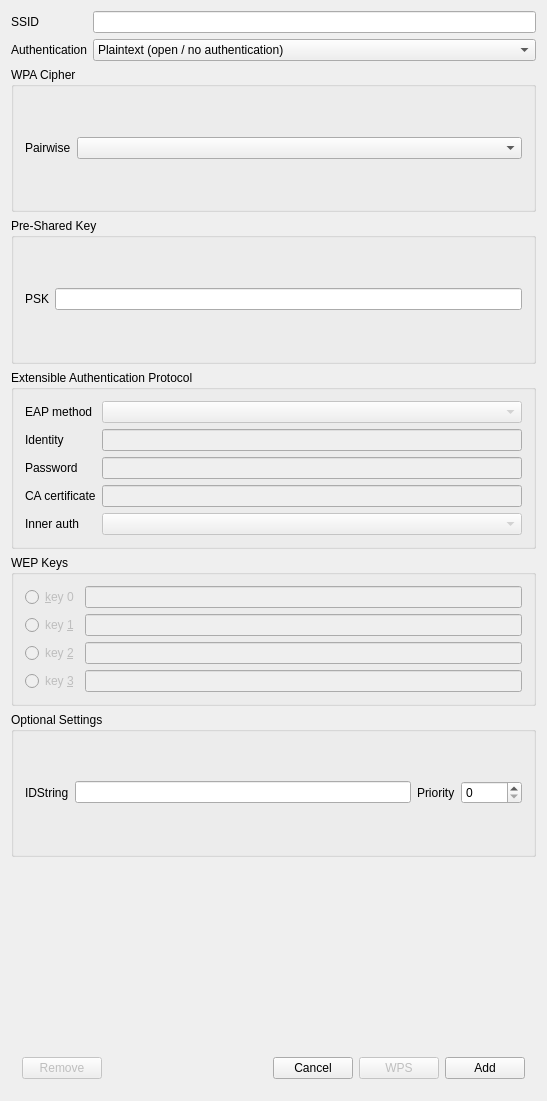
<?xml version="1.0" encoding="UTF-8"?>
<ui version="4.0">
 <class>NetworkConfig</class>
 <widget class="QDialog" name="NetworkConfig">
  <property name="geometry">
   <rect>
    <x>0</x>
    <y>0</y>
    <width>547</width>
    <height>1101</height>
   </rect>
  </property>
  <property name="sizePolicy">
   <sizepolicy hsizetype="Preferred" vsizetype="MinimumExpanding">
    <horstretch>0</horstretch>
    <verstretch>2</verstretch>
   </sizepolicy>
  </property>
  <property name="windowTitle">
   <string>NetworkConfig</string>
  </property>
  <layout class="QGridLayout" name="gridLayout_3">
   <item row="6" column="0" colspan="2">
    <widget class="QGroupBox" name="optionalSettingsBox">
     <property name="enabled">
      <bool>true</bool>
     </property>
     <property name="sizePolicy">
      <sizepolicy hsizetype="Preferred" vsizetype="Minimum">
       <horstretch>0</horstretch>
       <verstretch>0</verstretch>
      </sizepolicy>
     </property>
     <property name="title">
      <string>Optional Settings</string>
     </property>
     <layout class="QGridLayout">
      <item row="0" column="1">
       <widget class="QLineEdit" name="idstrEdit">
        <property name="toolTip">
         <string>Network Identification String</string>
        </property>
       </widget>
      </item>
      <item row="0" column="3">
       <widget class="QSpinBox" name="prioritySpinBox">
        <property name="toolTip">
         <string>Network Priority</string>
        </property>
        <property name="maximum">
         <number>10000</number>
        </property>
        <property name="singleStep">
         <number>10</number>
        </property>
       </widget>
      </item>
      <item row="0" column="0">
       <widget class="QLabel" name="idstrLabel">
        <property name="toolTip">
         <string>Network identifier string for external scripts [id_str=]</string>
        </property>
        <property name="text">
         <string>IDString</string>
        </property>
       </widget>
      </item>
      <item row="0" column="2">
       <widget class="QLabel" name="priorityLabel">
        <property name="toolTip">
         <string>A larger priority value result in sooner use [priority=]</string>
        </property>
        <property name="text">
         <string>Priority</string>
        </property>
       </widget>
      </item>
     </layout>
    </widget>
   </item>
   <item row="4" column="0" colspan="2">
    <widget class="QGroupBox" name="eapBox">
     <property name="sizePolicy">
      <sizepolicy hsizetype="Preferred" vsizetype="Minimum">
       <horstretch>0</horstretch>
       <verstretch>0</verstretch>
      </sizepolicy>
     </property>
     <property name="title">
      <string>Extensible Authentication Protocol</string>
     </property>
     <layout class="QGridLayout" name="gridLayout_2">
      <item row="1" column="1">
       <widget class="QLineEdit" name="identityEdit">
        <property name="enabled">
         <bool>false</bool>
        </property>
        <property name="toolTip">
         <string>Username/Identity for EAP methods</string>
        </property>
       </widget>
      </item>
      <item row="2" column="0">
       <widget class="QLabel" name="passwordLabel">
        <property name="toolTip">
         <string>Password string for EAP [password=]</string>
        </property>
        <property name="text">
         <string>Password</string>
        </property>
       </widget>
      </item>
      <item row="2" column="1">
       <widget class="QLineEdit" name="passwordEdit">
        <property name="enabled">
         <bool>false</bool>
        </property>
        <property name="toolTip">
         <string>Password for EAP methods</string>
        </property>
        <property name="echoMode">
         <enum>QLineEdit::Password</enum>
        </property>
       </widget>
      </item>
      <item row="5" column="1">
       <widget class="QComboBox" name="phase2Select">
        <property name="enabled">
         <bool>false</bool>
        </property>
       </widget>
      </item>
      <item row="0" column="0">
       <widget class="QLabel" name="eapLabel">
        <property name="toolTip">
         <string>List of accepted EAP methods [eap=]</string>
        </property>
        <property name="text">
         <string>EAP method</string>
        </property>
       </widget>
      </item>
      <item row="0" column="1">
       <widget class="QComboBox" name="eapSelect">
        <property name="enabled">
         <bool>false</bool>
        </property>
       </widget>
      </item>
      <item row="1" column="0">
       <widget class="QLabel" name="identityLabel">
        <property name="toolTip">
         <string>Identity string for EAP [identity=]</string>
        </property>
        <property name="text">
         <string>Identity</string>
        </property>
       </widget>
      </item>
      <item row="3" column="0">
       <widget class="QLabel" name="cacertLabel">
        <property name="toolTip">
         <string>Path to CA certificate (PEM/DER) [ca_cert=]</string>
        </property>
        <property name="text">
         <string>CA certificate</string>
        </property>
       </widget>
      </item>
      <item row="3" column="1">
       <widget class="QLineEdit" name="cacertEdit">
        <property name="enabled">
         <bool>false</bool>
        </property>
       </widget>
      </item>
      <item row="5" column="0">
       <widget class="QLabel" name="phase2Label">
        <property name="toolTip">
         <string>Pre-configure Phase 2  parameters [phase2=]</string>
        </property>
        <property name="text">
         <string>Inner auth</string>
        </property>
       </widget>
      </item>
     </layout>
    </widget>
   </item>
   <item row="1" column="1">
    <widget class="QComboBox" name="authSelect">
     <item>
      <property name="text">
       <string>Plaintext (open / no authentication)</string>
      </property>
     </item>
     <item>
      <property name="text">
       <string>Static WEP (no authentication)</string>
      </property>
     </item>
     <item>
      <property name="text">
       <string>Static WEP (Shared Key authentication)</string>
      </property>
     </item>
     <item>
      <property name="text">
       <string>IEEE 802.1X</string>
      </property>
     </item>
     <item>
      <property name="text">
       <string>WPA-Personal (PSK)</string>
      </property>
     </item>
     <item>
      <property name="text">
       <string>WPA-Enterprise (EAP)</string>
      </property>
     </item>
     <item>
      <property name="text">
       <string>WPA2-Personal (PSK)</string>
      </property>
     </item>
     <item>
      <property name="text">
       <string>WPA2-Enterprise (EAP)</string>
      </property>
     </item>
     <item>
      <property name="text">
       <string>Not Set (Defaults to WPA RSN)</string>
      </property>
     </item>
    </widget>
   </item>
   <item row="5" column="0" colspan="2">
    <widget class="QGroupBox" name="wepBox">
     <property name="enabled">
      <bool>true</bool>
     </property>
     <property name="sizePolicy">
      <sizepolicy hsizetype="Preferred" vsizetype="Minimum">
       <horstretch>0</horstretch>
       <verstretch>0</verstretch>
      </sizepolicy>
     </property>
     <property name="toolTip">
      <string>Static WEP keys [wep_key0..3=]</string>
     </property>
     <property name="title">
      <string>WEP Keys</string>
     </property>
     <layout class="QGridLayout" name="_2">
      <item row="1" column="0">
       <widget class="QRadioButton" name="wep1Radio">
        <property name="enabled">
         <bool>false</bool>
        </property>
        <property name="text">
         <string>key &amp;1</string>
        </property>
       </widget>
      </item>
      <item row="0" column="1">
       <widget class="QLineEdit" name="wep0Edit">
        <property name="enabled">
         <bool>false</bool>
        </property>
       </widget>
      </item>
      <item row="1" column="1">
       <widget class="QLineEdit" name="wep1Edit">
        <property name="enabled">
         <bool>false</bool>
        </property>
       </widget>
      </item>
      <item row="3" column="0">
       <widget class="QRadioButton" name="wep3Radio">
        <property name="enabled">
         <bool>false</bool>
        </property>
        <property name="text">
         <string>key &amp;3</string>
        </property>
       </widget>
      </item>
      <item row="2" column="0">
       <widget class="QRadioButton" name="wep2Radio">
        <property name="enabled">
         <bool>false</bool>
        </property>
        <property name="text">
         <string>key &amp;2</string>
        </property>
       </widget>
      </item>
      <item row="2" column="1">
       <widget class="QLineEdit" name="wep2Edit">
        <property name="enabled">
         <bool>false</bool>
        </property>
       </widget>
      </item>
      <item row="0" column="0">
       <widget class="QRadioButton" name="wep0Radio">
        <property name="enabled">
         <bool>false</bool>
        </property>
        <property name="text">
         <string>&amp;key 0</string>
        </property>
       </widget>
      </item>
      <item row="3" column="1">
       <widget class="QLineEdit" name="wep3Edit">
        <property name="enabled">
         <bool>false</bool>
        </property>
       </widget>
      </item>
     </layout>
    </widget>
   </item>
   <item row="3" column="0" colspan="2">
    <widget class="QGroupBox" name="pskBox">
     <property name="sizePolicy">
      <sizepolicy hsizetype="Preferred" vsizetype="Minimum">
       <horstretch>0</horstretch>
       <verstretch>0</verstretch>
      </sizepolicy>
     </property>
     <property name="title">
      <string>Pre-Shared Key</string>
     </property>
     <layout class="QGridLayout" name="gridLayout_1">
      <item row="0" column="0">
       <widget class="QLabel" name="pskLabel">
        <property name="toolTip">
         <string>Pre Shared Key (Password) [psk=]</string>
        </property>
        <property name="text">
         <string>PSK</string>
        </property>
       </widget>
      </item>
      <item row="0" column="1">
       <widget class="QLineEdit" name="pskEdit">
        <property name="enabled">
         <bool>true</bool>
        </property>
        <property name="toolTip">
         <string>WPA/WPA2 pre-shared key or passphrase</string>
        </property>
        <property name="whatsThis">
         <string/>
        </property>
        <property name="text">
         <string/>
        </property>
        <property name="echoMode">
         <enum>QLineEdit::Password</enum>
        </property>
       </widget>
      </item>
     </layout>
    </widget>
   </item>
   <item row="7" column="1">
    <spacer name="verticalSpacer">
     <property name="orientation">
      <enum>Qt::Vertical</enum>
     </property>
     <property name="sizeType">
      <enum>QSizePolicy::Maximum</enum>
     </property>
     <property name="sizeHint" stdset="0">
      <size>
       <width>20</width>
       <height>82</height>
      </size>
     </property>
    </spacer>
   </item>
   <item row="1" column="0">
    <widget class="QLabel" name="authLabel">
     <property name="toolTip">
      <string>List of accepted authenticated key management protocols [key_mgmt=]</string>
     </property>
     <property name="text">
      <string>Authentication</string>
     </property>
    </widget>
   </item>
   <item row="0" column="1">
    <widget class="QLineEdit" name="ssidEdit">
     <property name="toolTip">
      <string>Network name (Service Set IDentifier)</string>
     </property>
     <property name="text">
      <string/>
     </property>
    </widget>
   </item>
   <item row="2" column="0" colspan="2">
    <widget class="QGroupBox" name="encrBox">
     <property name="minimumSize">
      <size>
       <width>0</width>
       <height>104</height>
      </size>
     </property>
     <property name="title">
      <string>WPA Cipher</string>
     </property>
     <layout class="QGridLayout" name="gridLayout_4">
      <item row="0" column="0">
       <widget class="QLabel" name="encrLabel">
        <property name="toolTip">
         <string>List of accepted pairwise ciphers for WPA [pairwise=]</string>
        </property>
        <property name="text">
         <string>Pairwise</string>
        </property>
       </widget>
      </item>
      <item row="0" column="1">
       <widget class="QComboBox" name="encrSelect">
        <property name="sizePolicy">
         <sizepolicy hsizetype="Preferred" vsizetype="Fixed">
          <horstretch>1</horstretch>
          <verstretch>0</verstretch>
         </sizepolicy>
        </property>
       </widget>
      </item>
     </layout>
    </widget>
   </item>
   <item row="0" column="0">
    <widget class="QLabel" name="ssidLabel">
     <property name="toolTip">
      <string>Network name  (mandatory) [ssid=]</string>
     </property>
     <property name="text">
      <string>SSID</string>
     </property>
    </widget>
   </item>
   <item row="8" column="0" colspan="2" alignment="Qt::AlignBottom">
    <widget class="QFrame" name="frame">
     <property name="frameShape">
      <enum>QFrame::Box</enum>
     </property>
     <property name="frameShadow">
      <enum>QFrame::Plain</enum>
     </property>
     <property name="lineWidth">
      <number>0</number>
     </property>
     <property name="midLineWidth">
      <number>0</number>
     </property>
     <layout class="QHBoxLayout" name="horizontalLayout">
      <item>
       <widget class="QPushButton" name="removeButton">
        <property name="enabled">
         <bool>false</bool>
        </property>
        <property name="text">
         <string>Remove</string>
        </property>
       </widget>
      </item>
      <item>
       <spacer name="horizontalSpacer">
        <property name="orientation">
         <enum>Qt::Horizontal</enum>
        </property>
        <property name="sizeHint" stdset="0">
         <size>
          <width>40</width>
          <height>20</height>
         </size>
        </property>
       </spacer>
      </item>
      <item>
       <widget class="QPushButton" name="cancelButton">
        <property name="text">
         <string>Cancel</string>
        </property>
       </widget>
      </item>
      <item>
       <widget class="QPushButton" name="useWpsButton">
        <property name="enabled">
         <bool>false</bool>
        </property>
        <property name="text">
         <string>WPS</string>
        </property>
       </widget>
      </item>
      <item>
       <widget class="QPushButton" name="addButton">
        <property name="text">
         <string>Add</string>
        </property>
       </widget>
      </item>
     </layout>
    </widget>
   </item>
  </layout>
 </widget>
 <layoutdefault spacing="6" margin="11"/>
 <tabstops>
  <tabstop>ssidEdit</tabstop>
  <tabstop>authSelect</tabstop>
  <tabstop>encrSelect</tabstop>
  <tabstop>pskEdit</tabstop>
  <tabstop>eapSelect</tabstop>
  <tabstop>identityEdit</tabstop>
  <tabstop>passwordEdit</tabstop>
  <tabstop>cacertEdit</tabstop>
  <tabstop>phase2Select</tabstop>
  <tabstop>wep0Edit</tabstop>
  <tabstop>wep1Edit</tabstop>
  <tabstop>wep2Edit</tabstop>
  <tabstop>wep3Edit</tabstop>
  <tabstop>idstrEdit</tabstop>
  <tabstop>prioritySpinBox</tabstop>
  <tabstop>addButton</tabstop>
  <tabstop>useWpsButton</tabstop>
  <tabstop>cancelButton</tabstop>
  <tabstop>removeButton</tabstop>
  <tabstop>wep0Radio</tabstop>
  <tabstop>wep1Radio</tabstop>
  <tabstop>wep3Radio</tabstop>
  <tabstop>wep2Radio</tabstop>
 </tabstops>
 <includes>
  <include location="global">qtreewidget.h</include>
 </includes>
 <resources/>
 <connections/>
</ui>
